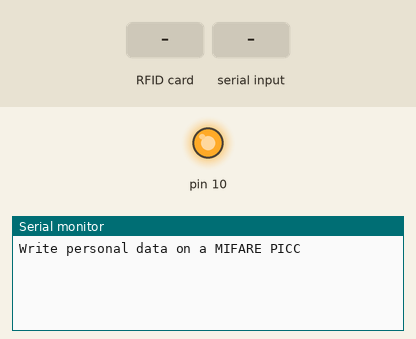
A sketch run on a simulated Arduino Uno, built with avr-gcc and run on an emulated ATmega328P. Parts: output pins drawn as LEDs (lit = HIGH), the last lines printed to the serial monitor. Inputs (shaded band) come from the test bench.

Above: at 1.2 s.
1.3 s: RFID card 5E 7A 19 C4 held to the reader
At 2.2 s:
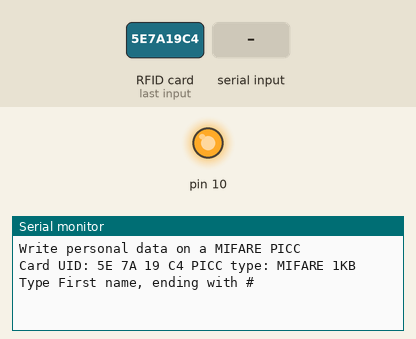
2.8 s: "1#" received over Serial
At 3.3 s:
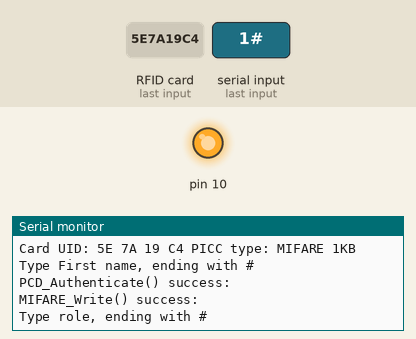
4.3 s: "0#" received over Serial
At 5.5 s:
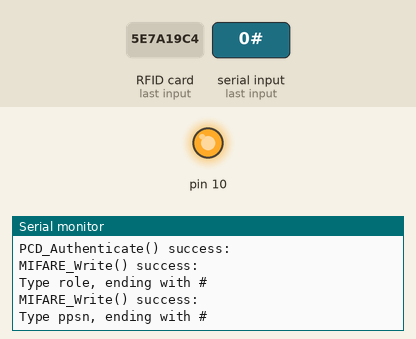
5.8 s: "2#" received over Serial
At 6.7 s:
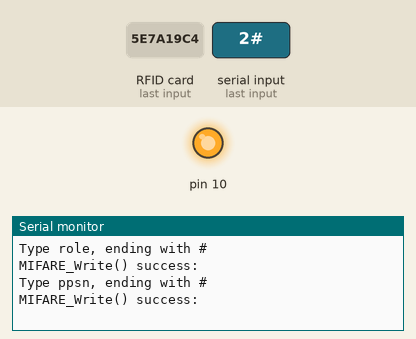

Measured:
- after the input at 1.3 s, the serial monitor: prints a new line at once (image 1)
- after the input at 2.8 s, the serial monitor: prints a new line at once (image 2)
- after the input at 4.3 s, the serial monitor: prints a new line at once (image 3)
- after the input at 5.8 s, the serial monitor: prints a new line at once (image 4)

The sketch:

write_data.ino
```cpp
/*
 * Write personal data of a MIFARE RFID card using a RFID-RC522 reader
 * Uses MFRC522 - Library to use ARDUINO RFID MODULE KIT 13.56 MHZ WITH TAGS SPI W AND R BY COOQROBOT.
 * -----------------------------------------------------------------------------------------
 *             MFRC522      Arduino       Arduino   Arduino    Arduino          Arduino
 *             Reader/PCD   Uno/101       Mega      Nano v3    Leonardo/Micro   Pro Micro
 * Signal      Pin          Pin           Pin       Pin        Pin              Pin
 * -----------------------------------------------------------------------------------------
 * RST/Reset   RST          9             5         D9         RESET/ICSP-5     RST
 * SPI SS      SDA(SS)      10            53        D10        10               10
 * SPI MOSI    MOSI         11 / ICSP-4   51        D11        ICSP-4           16
 * SPI MISO    MISO         12 / ICSP-1   50        D12        ICSP-1           14
 * SPI SCK     SCK          13 / ICSP-3   52        D13        ICSP-3           15
 *
 * Hardware required:
 * Arduino
 * PCD (Proximity Coupling Device): NXP MFRC522 Contactless Reader IC
 * PICC (Proximity Integrated Circuit Card): A card or tag using the ISO 14443A interface, eg Mifare or NTAG203.
 * The reader can be found on eBay for around 5 dollars. Search for "mf-rc522" on ebay.com.
 */

#include <SPI.h>
#include <MFRC522.h>

#define RST_PIN         17           // Configurable, see typical pin layout above
#define SS_PIN          5          // Configurable, see typical pin layout above

MFRC522 mfrc522(SS_PIN, RST_PIN);   // Create MFRC522 instance

void setup() {
  Serial.begin(115200);        // Initialize serial communications with the PC
  SPI.begin();               // Init SPI bus
  mfrc522.PCD_Init();        // Init MFRC522 card
  Serial.println(F("Write personal data on a MIFARE PICC "));
}

void loop() {

  // Prepare key - all keys are set to FFFFFFFFFFFFh at chip delivery from the factory.
  MFRC522::MIFARE_Key key;
  for (byte i = 0; i < 6; i++) key.keyByte[i] = 0xFF;

  // Look for new cards
  if ( ! mfrc522.PICC_IsNewCardPresent()) {
    return;
  }

  // Select one of the cards
  if ( ! mfrc522.PICC_ReadCardSerial()) {
    return;
  }

  Serial.print(F("Card UID:"));    //Dump UID
  for (byte i = 0; i < mfrc522.uid.size; i++) {
    Serial.print(mfrc522.uid.uidByte[i] < 0x10 ? " 0" : " ");
    Serial.print(mfrc522.uid.uidByte[i], HEX);
  }
  Serial.print(F(" PICC type: "));   // Dump PICC type
  MFRC522::PICC_Type piccType = mfrc522.PICC_GetType(mfrc522.uid.sak);
  Serial.println(mfrc522.PICC_GetTypeName(piccType));

  byte buffer[18];
  byte block;
  MFRC522::StatusCode status;
  byte len;

  Serial.setTimeout(20000L) ;     // wait until 20 seconds for input from serial

  Serial.println(F("Type First name, ending with #"));
  len = Serial.readBytesUntil('#', (char *) buffer, 18) ; // read family name from serial
  for (byte i = len; i < 18; i++) buffer[i] = ' ';     // pad with spaces

  block = 6;
  //Serial.println(F("Authenticating using key A..."));
  status = mfrc522.PCD_Authenticate(MFRC522::PICC_CMD_MF_AUTH_KEY_A, block, &key, &(mfrc522.uid));
  if (status != MFRC522::STATUS_OK) {
    Serial.print(F("PCD_Authenticate() failed: "));
    Serial.println(mfrc522.GetStatusCodeName(status));
    return;
  }
  else Serial.println(F("PCD_Authenticate() success: "));

  // Write block
  status = mfrc522.MIFARE_Write(block, buffer, 16);
  if (status != MFRC522::STATUS_OK) {
    Serial.print(F("MIFARE_Write() failed: "));
    Serial.println(mfrc522.GetStatusCodeName(status));
    return;
  }
  else Serial.println(F("MIFARE_Write() success: "));

  // Ask personal data: First name
  Serial.println(F("Type role, ending with #"));
  len = Serial.readBytesUntil('#', (char *) buffer, 18) ; // read first name from serial
  for (byte i = len; i < 18; i++) buffer[i] = ' ';     // pad with spaces

  block = 5;
  //Serial.println(F("Authenticating using key A..."));
  status = mfrc522.PCD_Authenticate(MFRC522::PICC_CMD_MF_AUTH_KEY_A, block, &key, &(mfrc522.uid));
  if (status != MFRC522::STATUS_OK) {
    Serial.print(F("PCD_Authenticate() failed: "));
    Serial.println(mfrc522.GetStatusCodeName(status));
    return;
  }

  // Write block
  status = mfrc522.MIFARE_Write(block, buffer, 16);
  if (status != MFRC522::STATUS_OK) {
    Serial.print(F("MIFARE_Write() failed: "));
    Serial.println(mfrc522.GetStatusCodeName(status));
    return;
  }
  else Serial.println(F("MIFARE_Write() success: "));

 Serial.println(F("Type ppsn, ending with #"));
  len = Serial.readBytesUntil('#', (char *) buffer, 18) ; // read first name from serial
  for (byte i = len; i < 18; i++) buffer[i] = ' ';     // pad with spaces

  block = 4;
  //Serial.println(F("Authenticating using key A..."));
  status = mfrc522.PCD_Authenticate(MFRC522::PICC_CMD_MF_AUTH_KEY_A, block, &key, &(mfrc522.uid));
  if (status != MFRC522::STATUS_OK) {
    Serial.print(F("PCD_Authenticate() failed: "));
    Serial.println(mfrc522.GetStatusCodeName(status));
    return;
  }

  // Write block
  status = mfrc522.MIFARE_Write(block, buffer, 16);
  if (status != MFRC522::STATUS_OK) {
    Serial.print(F("MIFARE_Write() failed: "));
    Serial.println(mfrc522.GetStatusCodeName(status));
    return;
  }
  else Serial.println(F("MIFARE_Write() success: "));

  Serial.println(" ");
  mfrc522.PICC_HaltA(); // Halt PICC
  mfrc522.PCD_StopCrypto1();  // Stop encryption on PCD

}
```
